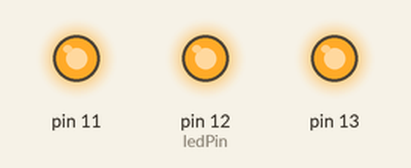
Bench run of a sketch on a simulated Arduino Uno, built with avr-gcc and run on an emulated ATmega328P. Shown: output pins drawn as LEDs (lit = HIGH). What the sketch prints to the serial monitor is not drawn.

Above: at 5.1 s.
At 38.1 s:
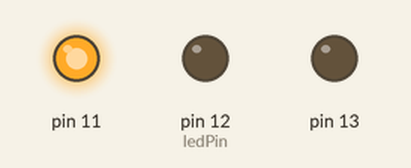
Timing chart, 0 to 40.0 s (numbered marks = the images above):
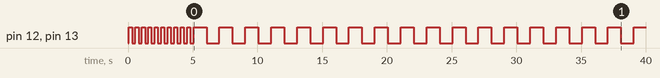

Measured:
- by itself, pin 12 (ledPin), pin 13: goes 10 × (HIGH 0.25 s, LOW 0.25 s), 17 × (HIGH 1.0 s, LOW 1.0 s), then HIGH

The sketch:

furiousBlinkage.ino
```cpp
// Blink
// Uses LED L on the Arduino board
#define arrayLength 6

int i,x;
int ledPin = 12;  // LED is connected with digital pin 13
int numbers[] = {1,4,6,7,8,24};

// the setup routine configures the digital port
// This routine is only executed once at program start!

void setup(){
  Serial.begin(9600);
  // The pin is configured as output
  pinMode(ledPin, OUTPUT);
  pinMode(13, OUTPUT);
  pinMode(11, OUTPUT);
  digitalWrite(11, HIGH);
  Serial.println("What say you men?");
  Serial.println();
}

// The main program is an infinite loop
void loop(){
  int sum = 0;
  for(i=0; i<arrayLength; i++){
    Serial.print(numbers[i]);
    if(i != arrayLength -1){
      Serial.print("+");
    }
    sum += numbers[i];
  }
  Serial.print(" yields ");
  Serial.print(sum);
  Serial.println(" sir!");
  Serial.println();

  int result;
  for(x=0; x<=20; x++){
    result = map(x, 0, 20, 5, 15);
    Serial.println(result);
  }

  int count = 0;
  int delayLength = 250;
  while(true){
    if(count == 10){
      Serial.println("You should probably turn me off now");
      delayLength = 1000;
    }
    blinkOnce(ledPin, delayLength);
    count++;
  }
}

void blinkOnce(int pin, int delayLength){
    digitalWrite(pin, HIGH);
    digitalWrite(13, HIGH);
    delay(delayLength);
    digitalWrite(pin, LOW);
    digitalWrite(13, LOW);
    delay(delayLength);
}
```
